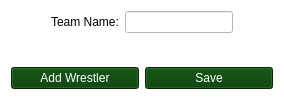
      <widget class="QWidget" name="editTeamPage">
       <property name="styleSheet">
        <string notr="true">background-color: rgb(255, 255, 255);</string>
       </property>
       <layout class="QVBoxLayout" name="verticalLayout_13">
        <item>
         <layout class="QHBoxLayout" name="horizontalLayout_13">
          <item>
           <spacer name="horizontalSpacer_6">
            <property name="orientation">
             <enum>Qt::Orientation::Horizontal</enum>
            </property>
            <property name="sizeHint" stdset="0">
             <size>
              <width>40</width>
              <height>20</height>
             </size>
            </property>
           </spacer>
          </item>
          <item>
           <widget class="QLabel" name="teamNameLabel">
            <property name="sizePolicy">
             <sizepolicy hsizetype="Expanding" vsizetype="Preferred">
              <horstretch>0</horstretch>
              <verstretch>0</verstretch>
             </sizepolicy>
            </property>
            <property name="styleSheet">
             <string notr="true">color: rgb(0, 0, 0);
font: 24pt &quot;Segoe UI&quot;;</string>
            </property>
            <property name="text">
             <string>Team Name:</string>
            </property>
           </widget>
          </item>
          <item>
           <widget class="QLineEdit" name="teamNameLineEdit">
            <property name="styleSheet">
             <string notr="true">color: rgb(0, 0, 0);
font: 24pt &quot;Segoe UI&quot;;</string>
            </property>
           </widget>
          </item>
          <item>
           <spacer name="horizontalSpacer_7">
            <property name="orientation">
             <enum>Qt::Orientation::Horizontal</enum>
            </property>
            <property name="sizeHint" stdset="0">
             <size>
              <width>40</width>
              <height>20</height>
             </size>
            </property>
           </spacer>
          </item>
         </layout>
        </item>
        <item>
         <widget class="QWidget" name="memberList" native="true">
          <property name="sizePolicy">
           <sizepolicy hsizetype="Expanding" vsizetype="Expanding">
            <horstretch>0</horstretch>
            <verstretch>0</verstretch>
           </sizepolicy>
          </property>
          <layout class="QGridLayout" name="gridLayout_10"/>
         </widget>
        </item>
        <item>
         <layout class="QHBoxLayout" name="horizontalLayout_11">
          <item>
           <widget class="QPushButton" name="addToTeamButton">
            <property name="styleSheet">
             <string notr="true">background-color: rgb(0, 59, 0);
font: 20pt &quot;Segoe UI&quot;;
color: rgb(255, 255, 255);</string>
            </property>
            <property name="text">
             <string>Add Wrestler</string>
            </property>
           </widget>
          </item>
          <item>
           <widget class="QPushButton" name="saveTeamButton">
            <property name="styleSheet">
             <string notr="true">background-color: rgb(0, 59, 0);
color: rgb(255, 255, 255);
font: 20pt &quot;Segoe UI&quot;;</string>
            </property>
            <property name="text">
             <string>Save</string>
            </property>
           </widget>
          </item>
         </layout>
        </item>
       </layout>
      </widget>
